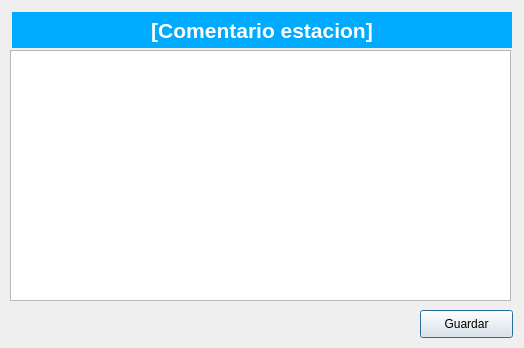
<?xml version="1.0" encoding="UTF-8"?>
<ui version="4.0">
 <class>Frm_Note</class>
 <widget class="QDialog" name="Frm_Note">
  <property name="geometry">
   <rect>
    <x>0</x>
    <y>0</y>
    <width>524</width>
    <height>348</height>
   </rect>
  </property>
  <property name="minimumSize">
   <size>
    <width>524</width>
    <height>348</height>
   </size>
  </property>
  <property name="maximumSize">
   <size>
    <width>524</width>
    <height>348</height>
   </size>
  </property>
  <property name="windowTitle">
   <string>Dialog</string>
  </property>
  <widget class="QPushButton" name="pushButton">
   <property name="geometry">
    <rect>
     <x>420</x>
     <y>310</y>
     <width>93</width>
     <height>28</height>
    </rect>
   </property>
   <property name="text">
    <string>Guardar</string>
   </property>
  </widget>
  <widget class="QPlainTextEdit" name="plainTextEdit">
   <property name="geometry">
    <rect>
     <x>10</x>
     <y>50</y>
     <width>501</width>
     <height>251</height>
    </rect>
   </property>
  </widget>
  <widget class="QLabel" name="lbl_Titulo">
   <property name="geometry">
    <rect>
     <x>12</x>
     <y>12</y>
     <width>500</width>
     <height>36</height>
    </rect>
   </property>
   <property name="minimumSize">
    <size>
     <width>500</width>
     <height>36</height>
    </size>
   </property>
   <property name="maximumSize">
    <size>
     <width>500</width>
     <height>500</height>
    </size>
   </property>
   <property name="font">
    <font>
     <family>Arial</family>
     <pointsize>16</pointsize>
     <weight>75</weight>
     <italic>false</italic>
     <bold>true</bold>
    </font>
   </property>
   <property name="styleSheet">
    <string notr="true">background-color: rgb(0, 170, 255);
color: rgb(255, 255, 255);</string>
   </property>
   <property name="text">
    <string>[Comentario estacion]</string>
   </property>
   <property name="alignment">
    <set>Qt::AlignCenter</set>
   </property>
  </widget>
 </widget>
 <resources/>
 <connections/>
</ui>
